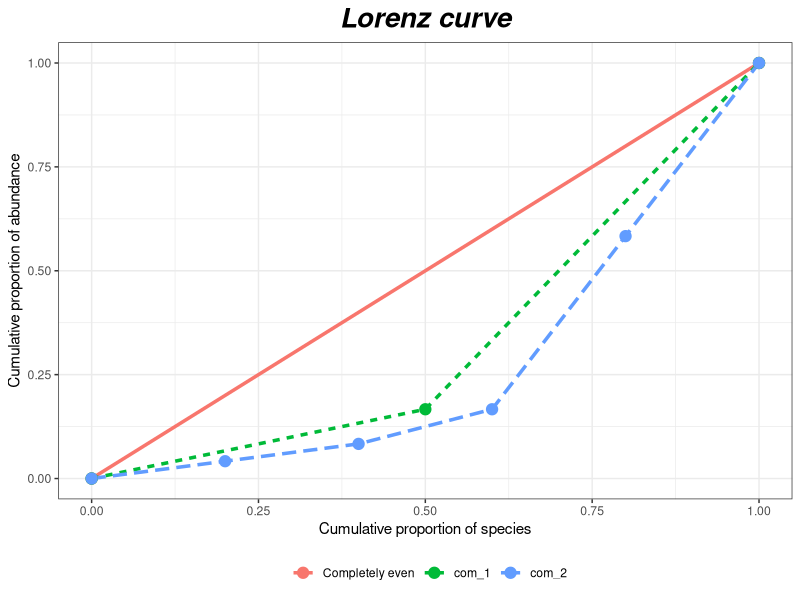

This chart was generated by the following R code:
#*******************************************************************************
#********************************************************************************
# 
#
## R scipts "Lorenz" for Chao and Ricotta (2019) evenness paper. 
## The R code is for plotting Figure 6 of Chao and Ricotta's evenness paper.
# NOTE: The packages "ggplot2" must be installed and loaded before running the scripts. 
# 
#
#*******************************************************************************
#*******************************************************************************






#====Function for Lorenz Curve====
#'Run the two functions:"lcs_table" and "lcs_plot" first
#'lcs_table is use to compute the values of each curve
#' @param ps is an observed species-by-assemblage frequency matrix. 
#' @return is the values of each curve.

require(ggplot2)
lcs_table = function(ps){
  lc = function(p,j){
    p = p[p>0]
    s = length(p)
    p = p/sum(p)
    p = sort(p)
    out_x = sapply(1:s, function(i){i/s})
    out_y = sapply(1:s, function(i){sum(p[1:i])})
    out = data.frame(x = c(0,out_x),y = c(0,out_y),source = names(ps)[j])
  }
  curves = lapply(1:length(ps),function(j){lc(ps[[j]],j)})
  curves = do.call(rbind,curves)
}

#'lcs_plot is used to plot each curve
#' @param curves is output of function lcs_table.
#' @return is the plot for Lorenz curve.

lcs_plot = function(curves){
  tmp = data.frame(x=c(0,1),y = c(0,1), source = "Completely even")
  curves = rbind(tmp,curves)
  curves$source = factor(curves$source, levels = unique(curves$source))
  g = ggplot(data = curves,aes(x = x,y = y,color = source, linetype = source))
  g = g + geom_line(size = 1.2)+
    geom_point(size = 3.5)+
    theme_bw()+
    theme(legend.position="bottom")+
    labs(col = "")+
    guides(linetype = FALSE)+
    ggtitle("Lorenz curve")+
    xlab("Cumulative proportion of species")+
    ylab("Cumulative proportion of abundance")+
    theme(plot.title = element_text(size=20, face="bold.italic",hjust = 0.5))
  g
}


#====Example====
#the input must be a list with each element's name
com_1 = c(10, 2)
com_2 = c(10, 10, 2, 1, 1)
ps = list(com_1=com_1, com_2 = com_2)
result_table = lcs_table(ps)
lcs_plot(result_table)
